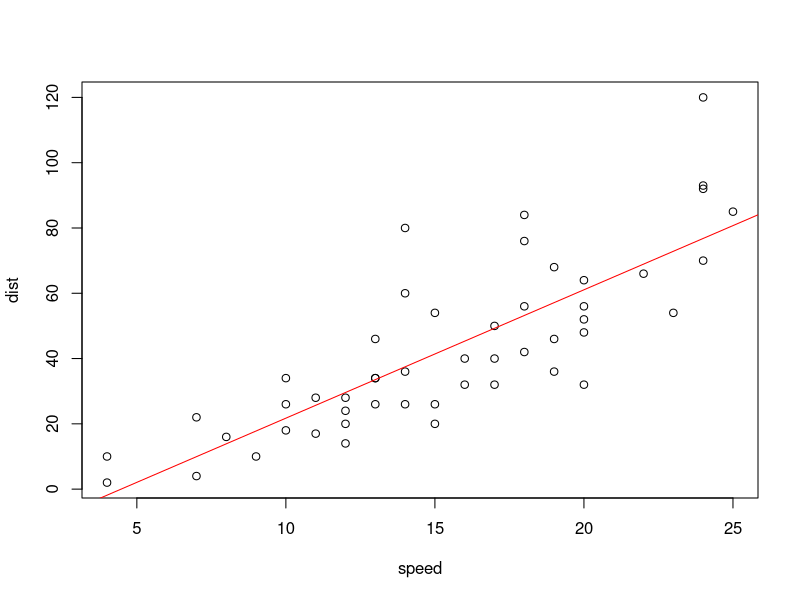
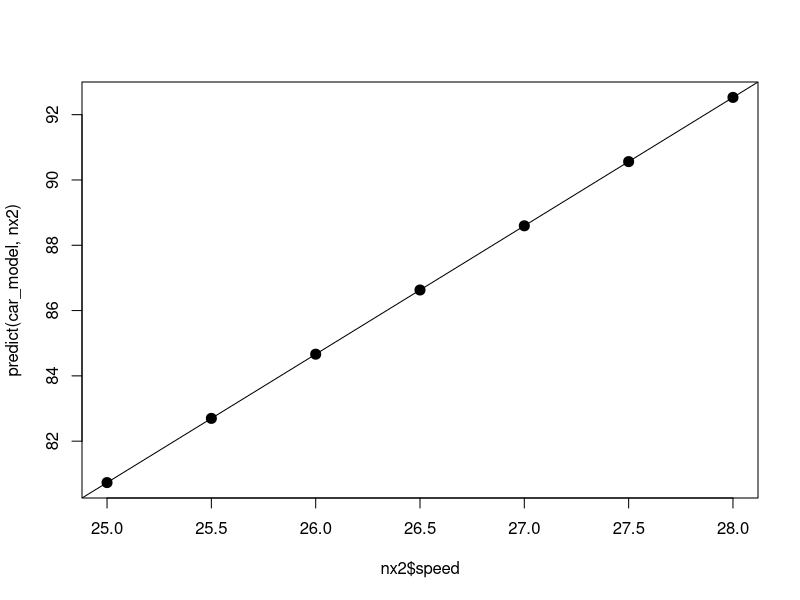
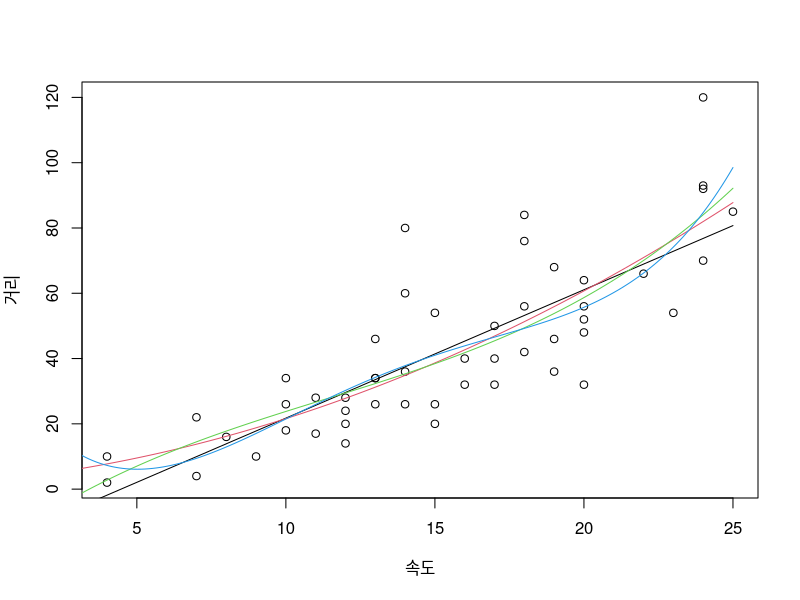
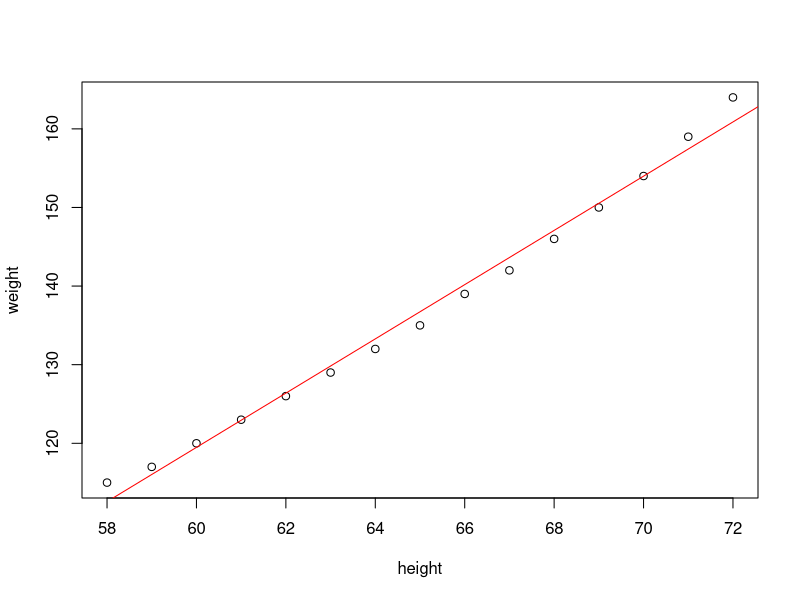

Recreate these plots in R, in order.
#car 모델링
car_model <- lm(dist ~ speed, data = cars)
coef(car_model) #최적 모델 dist = 3.932409x + (-17.579095)

plot(cars)
abline(car_model, col = 'red')

fitted(car_model) #예측 훈련

residuals(car_model) #잔차 확인

#시속 21.5로 달리고 있었다면 제동 거리가 얼마일까?
nx1 <- data.frame(speed=21.5)
predict(car_model, nx1)

#각 스피드의 제동 거리
nx2 <- data.frame(speed = c(25.0, 25.5, 26.0,
                            26.5, 27.0, 27.5, 28.0))
predict(car_model, nx2)

#예측값으로 그래프 그리기
plot(nx2$speed, predict(car_model, nx2),
                        cex=2, pch=20)
abline(car_model)

#lm에 고차 방정식 적용
#lm은 기본적으로 1차 방정식, 직선모델 적합 
plot(cars, xlab='속도', ylab='거리')
x <- seq(0, 25, length.out = 200)
for (i in 1:4) {
  m <- lm(dist~ poly(speed, i), data = cars) #poly옵션을 사용하면 고차 방정식 적용 가능
  assign(paste('m', i, sep = '.'), m)
  lines(x, predict(m, data.frame(speed=x)), col = i)
}

#anova함수로 분산분석 하기 
anova(m.1, m.2, m.3, m.4)
#Pr(>F), 즉 p-값은 모두 0.05보다 커서 통계적으로 차이가 없다고 판정할 수 있음(가장 단순한 1차 모델->m.1을 사용 권장)

#women데이터로 모델의 통계량 해석
#모델링, 시각화
women_model1 <- lm(weight ~ height, data = women)
coef(women_model1) # y = 3.45x + (-87.51667)

plot(women)
abline(women_model1, col='red')

summary(women_model1)
#Pr(>|t|) -> 1.09e-14...는 0.05보다 작아서 유의미 하다는 것을 알 수 있음
#Adjusted R-squared를 보면 높은 확률로 예측이 가능하다는 것을 알 수 있음

#cars데이터 모델
car_model <- lm(dist ~ speed, data = cars)
summary(car_model)
#Pr(>|t|)를 보니  0.0123. 이고 0.05이하의 값이 나오기 때문에 유의미 함 
#Adjusted R-squared를 보면 women모델 보다 낮은 확률로 예측이 가능하다는 것을 알 수 있음

